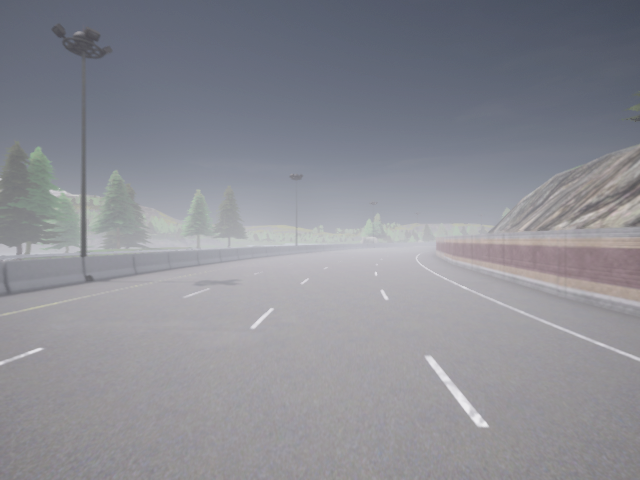
#> input picture images/rgb image_screenshot_16.12.2024.png, 640 x 480 px
$ python lane_detect_old.py 'images/rgb image_screenshot_16.12.2024.png'
#> lines starting #> are read from the running program, lines starting #| are printed output that depends on the picture; after the words box and inside, x2 and y2 are one past the last pixel; in counts of white or black regions, pixels touching at a corner belong together
### utils.py
import cv2
import csv
import numpy as np
import matplotlib.pyplot as plt
from typing import Dict, Tuple, Optional

# Define the region of interest (source points)
# These points should form a trapezoid around the lane in the input image
src_points = np.float32([
    [275, 290],  # Top-left
    [365, 290],  # Top-right
    [110, 480],  # Bottom-left
    [530, 480]  # Bottom-right
])

# Define the rectangle for the bird's-eye view (destination points)
# These points define where the trapezoid will map to in the bird's-eye view
dst_points = np.float32([
    [110, 0],  # Top-left
    [530, 0],  # Top-right
    [110, 480],  # Bottom-left
    [530, 480]  # Bottom-right
])

# Define the image shape
img_height = 480
img_width = 640

# Define the weather presets


def show_image(title, frame):
    cv2.imshow(title, frame)
    cv2.waitKey(0)

def show_video(title, frame):
    cv2.imshow(title, frame)
    cv2.waitKey(1)

def plt_image(frame):
    plt.imshow(frame)
    plt.show()

def warp_perspective_to_birdseye(image):
    """
    Transform an image into a bird’s-eye view using perspective transformation.

    Parameters:
    - image: Input image (e.g., from CARLA camera).
    - src_points: Four points (clockwise or counterclockwise) in the input image to define the region of interest (trapezoid).
    - dst_points: Four points in the output image to define the rectangular bird’s-eye view.
    - output_size: Tuple (width, height) for the output image size.

    Returns:
    - Transformed bird’s-eye view image.
    """
    # Define the output size (width, height)
    output_size = (img_width, img_height)

    # Compute the perspective transformation matrix
    M = cv2.getPerspectiveTransform(src_points, dst_points)

    # Warp the image to the bird’s-eye view
    birdseye_image = cv2.warpPerspective(image, M, output_size)
    # show_image('birdseye', birdseye_image)
    return birdseye_image, M

# [177 lines left out: functions render_lane_overlay, check_src_points, record_vehicle_data, is_lane_curved, save_to_csv, not called in this run]


# [5 lines that do not run on import are left out]

### lane_detect_old.py
import cv2
import numpy as np
import logging
import math
from sklearn.linear_model import RANSACRegressor
import matplotlib.pyplot as plt
import datetime
import sys
from utils import *

def detect_lane(frame):
    logging.debug('detecting lane lines...')
    # show_vedio('raw frame', frame)
    canny_img = canny(frame)
    # [5 lines of commented-out code are left out]
    birdseye_image, _ = warp_perspective_to_birdseye(frame)

    birdseye_canny, _ = warp_perspective_to_birdseye(canny_img)

    # show_image('bird', frame)
    # show_vedio('birdseye', frame)

    lane_lines_image = identify_lane_marking_lines(birdseye_canny)
    # show_image('lane marking lines', lane_lines_image)


    lane_lines = identify_lane_marking_params(birdseye_canny)
    visualized_image = draw_lines(birdseye_image, lane_lines)

    # show_image('lane marking lines', visualized_image)
    show_vedio('lane marking lines', visualized_image)


    # [10 lines of commented-out code are left out]

    return lane_lines

def canny(frame):
    # print(frame.shape)
    gray = cv2.cvtColor(frame, cv2.COLOR_RGB2GRAY)
    blur = cv2.GaussianBlur(gray, (3, 3), 0)
    # show_image('blur', blur)
    canny_img = cv2.Canny(blur, 30, 100)
    # print(canny_img.shape)
    return canny_img

# [175 lines left out: functions region_of_interest, detect_line_segments, fit_lane, identify_lane_marking, compute_steering_angle, display_lines, not called in this run]

def length_of_line_segment(line):
    x1, y1, x2, y2 = line
    return math.sqrt((x2 - x1) ** 2 + (y2 - y1) ** 2)


# [19 lines left out: functions make_points, test_photo, not called in this run]
    # [4 lines of commented-out code are left out]

def identify_lane_marking_lines(edge_image):
    """
    Identify lane marking lines from an image with small rectangular lane markings.

    :param edge_image: Binary edge-detected image.
    :return: Dictionary containing left and right lane parameters.
    """
    # Step 1: Detect contours
    contours, _ = cv2.findContours(edge_image, cv2.RETR_EXTERNAL, cv2.CHAIN_APPROX_SIMPLE)

    # Step 2: Filter contours by size (to ignore noise)
    filtered_contours = []
    for contour in contours:
        area = cv2.contourArea(contour)
        if area > 10:  # Adjust threshold based on your specific image
            filtered_contours.append(contour)

    # Step 3: Get all points from the filtered contours
    points = []
    for contour in filtered_contours:
        for point in contour:
            points.append(point[0])  # Extract (x, y) coordinates

    points = np.array(points)  # Convert to NumPy array

    # Step 4: Fit lines using Hough Transform or polynomial fitting
    line_image = np.zeros_like(edge_image)

    if len(points) > 0:
        # Separate points into left and right based on x-coordinates
        height, width = edge_image.shape
        left_points = points[points[:, 0] < width // 2]
        right_points = points[points[:, 0] >= width // 2]

        def fit_and_draw(points, color):
            if len(points) > 0:
                # Fit a polynomial to the points
                poly_fit = np.polyfit(points[:, 1], points[:, 0], 1)  # x = m*y + c
                y_min, y_max = np.min(points[:, 1]), np.max(points[:, 1])
                x_min, x_max = np.polyval(poly_fit, [y_min, y_max])
                # Draw the line
                cv2.line(line_image, (int(x_min), int(y_min)), (int(x_max), int(y_max)), color, 2)

        # Fit and draw left lane
        fit_and_draw(left_points, 255)  # White line

        # Fit and draw right lane
        fit_and_draw(right_points, 255)  # White line

    return line_image

# [32 lines left out: function visualize_lane_lines, not called in this run]

def identify_lane_marking_params(edge_image):
    """
    Identify lane marking lines and compute line parameters.

    :param edge_image: Binary edge-detected image.
    :return: Dictionary with left and right lane line parameters.
    """
    # Step 1: Detect contours
    contours, _ = cv2.findContours(edge_image, cv2.RETR_EXTERNAL, cv2.CHAIN_APPROX_SIMPLE)

    # Step 2: Filter contours by size (to ignore noise)
    filtered_contours = []
    for contour in contours:
        area = cv2.contourArea(contour)
        if area > 10:  # Adjust threshold based on your specific image
            filtered_contours.append(contour)

    # Step 3: Get all points from the filtered contours
    points = []
    for contour in filtered_contours:
        for point in contour:
            points.append(point[0])  # Extract (x, y) coordinates

    points = np.array(points)  # Convert to NumPy array

    # Step 4: Fit lines and compute parameters
    height, width = edge_image.shape
    left_params = None
    right_params = None

    if len(points) > 0:
        # Separate points into left and right based on x-coordinates
        left_points = points[points[:, 0] < width // 2]
        right_points = points[points[:, 0] >= width // 2]

        def fit_line_params(points):
            if len(points) > 1:  # At least two points are required to fit a line
                try:
                    # Fit a polynomial to the points
                    poly_fit = np.polyfit(points[:, 1], points[:, 0], 1)  # x = m*y + c
                    slope, intercept = poly_fit
                    return slope, intercept
                except np.linalg.LinAlgError:
                    print("Not enough points to fit a line")
            return None

        # Fit left and right lines
        left_params = fit_line_params(left_points)
        right_params = fit_line_params(right_points)

    return {
        "left": left_params,  # (slope, intercept) or None
        "right": right_params  # (slope, intercept) or None
    }

def draw_lines(image, lane_lines):
    """
    Draw the left and right lane lines on the image.

    :param image: Original image to draw on.
    :param lane_lines: Dictionary with slopes and intercepts for left and right lines.
    :return: Image with lines drawn.
    """
    output_image = image.copy()
    height, width = image.shape[:2]

    for key, line in lane_lines.items():
        if line is not None:
            slope, intercept = line
            # Calculate two points on the line
            y1, y2 = 0, height  # From top to bottom of the image
            x1 = int(intercept + slope * y1)
            x2 = int(intercept + slope * y2)
            color = (0, 255, 0) if key == "left" else (255, 0, 0)  # Green for left, blue for right
            cv2.line(output_image, (x1, y1), (x2, y2), color, 2)

    return output_image

if __name__ == '__main__':
    file = 'images/rgb image_screenshot_16.12.2024.png'
    raw_frame = cv2.imread(file)
#> raw_frame is the input picture: shape (480, 640, 3); mean B, G, R 148.8, 141.5, 140.5
    frame = np.copy(raw_frame)
    show_image('raw image', frame)
    detect_lane(frame)
#> in canny, `canny_img = cv2.Canny(blur, 30, 100)`:
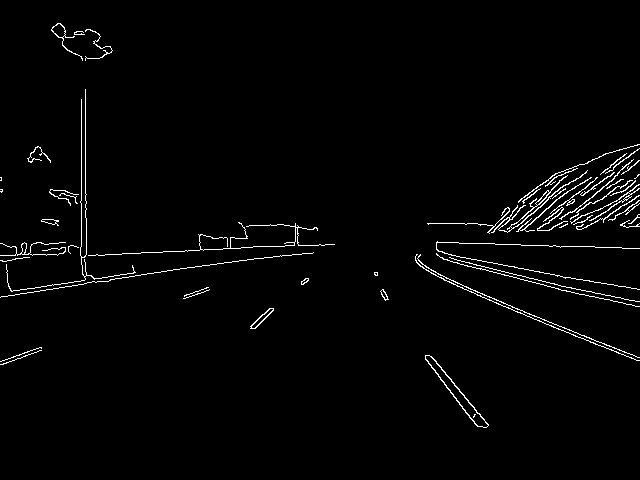
#> canny_img: shape (480, 640); 2% white in thin lines or dots, all inside (x1, y1, x2, y2) = (0, 23, 640, 428)
#> in warp_perspective_to_birdseye, `birdseye_image = cv2.warpPerspective(image, M, output_size)`:
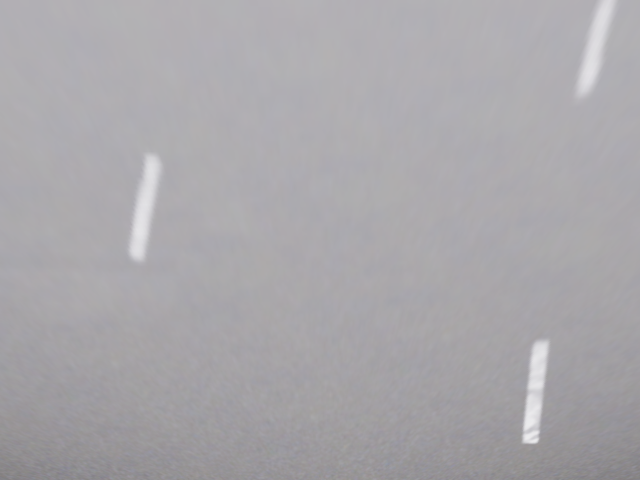
#> birdseye_image: shape (480, 640, 3); mean B, G, R 171, 167.3, 169.4
#> in warp_perspective_to_birdseye (call 2), `birdseye_image = cv2.warpPerspective(image, M, output_size)`:
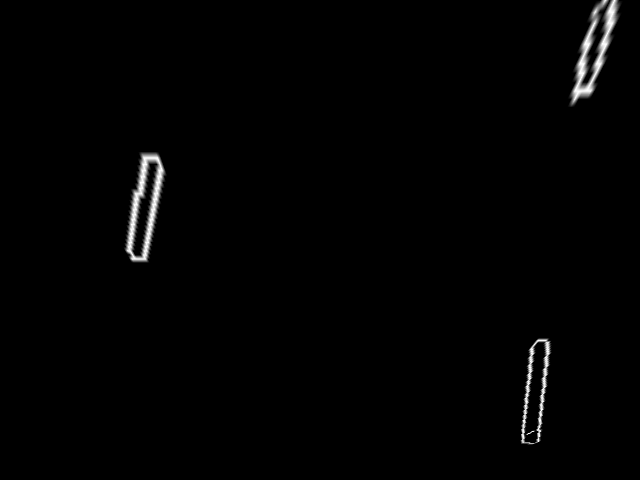
#> birdseye_image: shape (480, 640); min 0, max 255, mean 2.7
#> in identify_lane_marking_lines, `contours, _ = cv2.findContours(edge_image, cv2.RETR_EXTERNAL, cv2.CHAI..`: contours = 3 contours; box (x1, y1, x2, y2) and area: (123, 152, 167, 263) 2927, (567, 0, 623, 107) 2667, (520, 338, 552, 445) 2110
#> the loop in identify_lane_marking_lines, `for contour in contours:` made 3 passes
#> area on passes 1 to 3: 2110.5, 2927, 2667
#> after the loop in identify_lane_marking_lines, `for contour in contours:`: filtered_contours has the same summary as contours
#> the loop in identify_lane_marking_lines, `for contour in filtered_contours:` made 3 passes
#> after the loop in identify_lane_marking_lines, `for contour in filtered_contours:`: points = 619 pairs, first value 123 to 622, second value 0 to 444
#> in identify_lane_marking_lines, `left_points = points[points[:, 0] < width // 2]`: left_points = 235 pairs, first value 123 to 166, second value 152 to 262
#> in identify_lane_marking_lines, `right_points = points[points[:, 0] >= width // 2]`: right_points = 384 pairs, first value 520 to 622, second value 0 to 444
#> in fit_and_draw, `poly_fit = np.polyfit(points[:, 1], points[:, 0], 1)`: poly_fit = [-0.118, 167.8]
#> in fit_and_draw, `y_min, y_max = np.min(points[:, 1]), np.max(points[:, 1])`: y_min = 152; y_max = 262
#> in fit_and_draw, `x_min, x_max = np.polyval(poly_fit, [y_min, y_max])`: x_min = 150; x_max = 137
#> in fit_and_draw, `cv2.line(line_image, (int(x_min), int(y_min)), (int(x_max), int(y_max)..`:
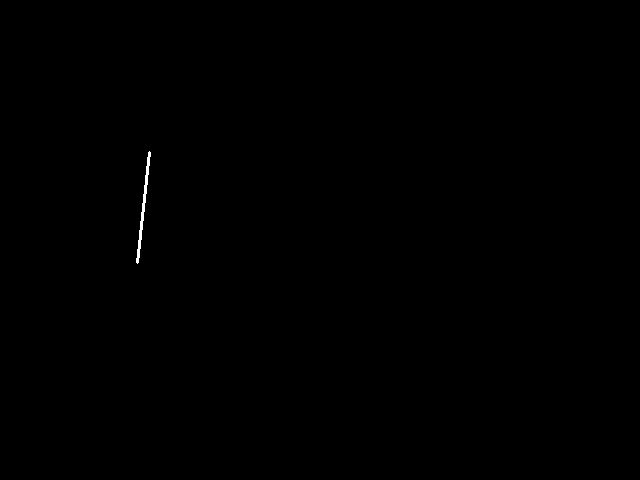
#> line_image: shape (480, 640); 0.11% white; 1 white region, box (x1, y1, x2, y2) and area: (136, 151, 151, 264) 335
#> call 2 of fit_and_draw, with points = array of shape (384, 2), color = 255
#> in fit_and_draw (call 2), `poly_fit = np.polyfit(points[:, 1], points[:, 0], 1)`: poly_fit = [-0.17, 601.9]
#> in fit_and_draw (call 2), `y_min, y_max = np.min(points[:, 1]), np.max(points[:, 1])`: y_min = 0; y_max = 444
#> in fit_and_draw (call 2), `x_min, x_max = np.polyval(poly_fit, [y_min, y_max])`: x_min = 601.9; x_max = 526.4
#> in fit_and_draw (call 2), `cv2.line(line_image, (int(x_min), int(y_min)), (int(x_max), int(y_max)..`:
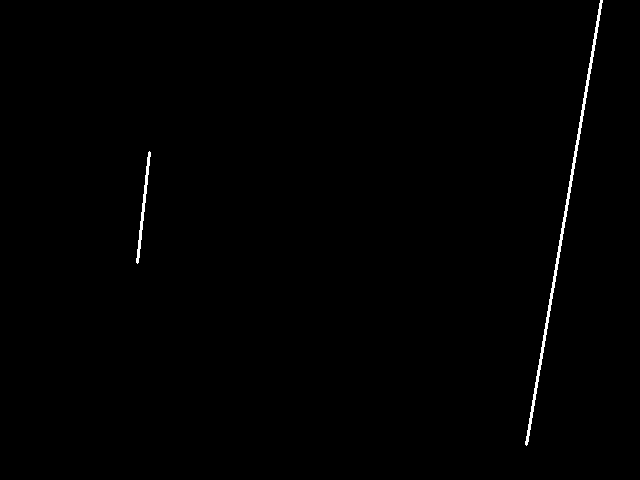
#> line_image: shape (480, 640); 0.54% white; 2 white regions
#> the loop in identify_lane_marking_params, `for contour in contours:` made 3 passes
#> after the loop in identify_lane_marking_params, `for contour in contours:`: filtered_contours has the same summary as contours in identify_lane_marking_lines
#> the loop in identify_lane_marking_params, `for contour in filtered_contours:` made 3 passes
#> in fit_line_params, `poly_fit = np.polyfit(points[:, 1], points[:, 0], 1)`: poly_fit = [-0.118, 167.8]
#> in fit_line_params, `slope, intercept = poly_fit`: slope = -0.118; intercept = 167.8
#> in identify_lane_marking_params, `left_params = fit_line_params(left_points)`: left_params = (-0.118, 167.8)
#> in identify_lane_marking_params, `right_params = fit_line_params(right_points)`: right_params = (-0.17, 601.9)
#> in detect_lane, `lane_lines = identify_lane_marking_params(birdseye_canny)`: lane_lines = {'left': (-0.118, 167.8), 'right': (-0.17, 601.9)}
#> the loop in draw_lines, `for key, line in lane_lines.items():` made 2 passes
#> (key, slope, intercept, y1, y2, x1, x2, color) on passes 1 to 2: ('left', -0.118, 167.8, 0, 480, 167, 111, (0, 255, 0)), ('right', -0.17, 601.9, 0, 480, 601, 520, (255, 0, 0))
#> after the loop in draw_lines, `for key, line in lane_lines.items():`:
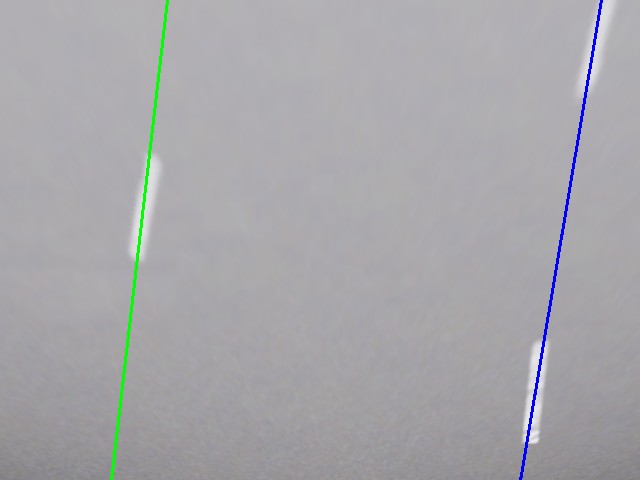
#> output_image: shape (480, 640, 3); 0.94% of pixels changed, all inside (x1, y1, x2, y2) = (110, 0, 603, 480)
#> (the run stopped early here; a loop or call above may not have finished)

$ run again, with images/town4_1.png copied over images/rgb image_screenshot_16.12.2024.png
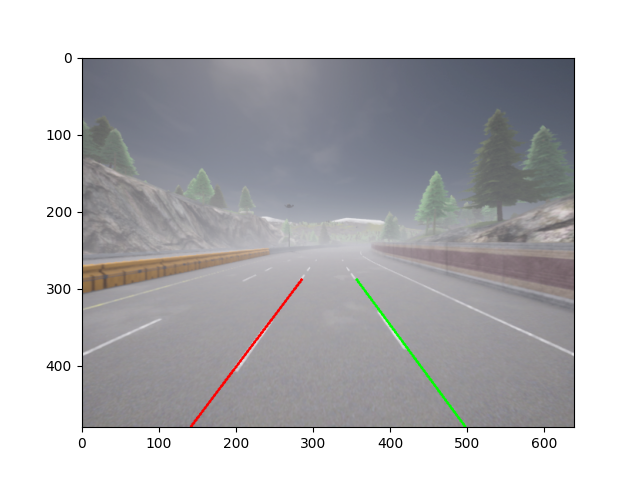
#> input picture images/town4_1.png, 640 x 480 px
#> raw_frame is the input picture: shape (480, 640, 3); mean B, G, R 189.4, 186.7, 186.9
#> canny_img: shape (480, 640); 3.1% white in thin lines or dots, all inside (x1, y1, x2, y2) = (46, 52, 576, 449)
#> birdseye_image: shape (480, 640)
#> in identify_lane_marking_lines, `contours, _ = cv2.findContours(edge_image, cv2.RETR_EXTERNAL, cv2.CHAI..`: contours = 21 contours, 11 with area under 20; largest, box (x1, y1, x2, y2) and area: (148, 0, 210, 443) 9082, (496, 0, 545, 328) 7754, (564, 451, 608, 461) 252, (202, 451, 238, 461) 240, (296, 451, 327, 461) 237
#> the loop in identify_lane_marking_lines, `for contour in contours:` made 21 passes
#> area on passes 1, 2, 3, 4, 5, 6, 7, 19: 252.5, 235.5, 229.5, 237, 240.5, 220, 74, 179.5
#> after the loop in identify_lane_marking_lines, `for contour in contours:`: filtered_contours = 10 contours; largest, box (x1, y1, x2, y2) and area: (148, 0, 210, 443) 9082, (496, 0, 545, 328) 7754, (564, 451, 608, 461) 252, (202, 451, 238, 461) 240, (296, 451, 327, 461) 237
#> the loop in identify_lane_marking_lines, `for contour in filtered_contours:` made 10 passes
#> after the loop in identify_lane_marking_lines, `for contour in filtered_contours:`: points = 1854 pairs, first value 0 to 639, second value 0 to 460
#> in identify_lane_marking_lines, `left_points = points[points[:, 0] < width // 2]`: left_points = 1022 pairs, first value 0 to 318, second value 0 to 460
#> in identify_lane_marking_lines, `right_points = points[points[:, 0] >= width // 2]`: right_points = 832 pairs, first value 323 to 639, second value 0 to 460
#> in fit_and_draw, `poly_fit = np.polyfit(points[:, 1], points[:, 0], 1)`: poly_fit = [-0.116, 198]
#> y_min = 0; y_max = 460
#> x_min = 198; x_max = 144.8
#> line_image: shape (480, 640); 0.45% white; 1 white region, box (x1, y1, x2, y2) and area: (143, 0, 199, 462) 1384
#> in fit_and_draw (call 2), `poly_fit = np.polyfit(points[:, 1], points[:, 0], 1)`: poly_fit = [-0.0661, 528.5]
#> x_min = 528.5; x_max = 498.1
#> in fit_and_draw (call 2), `cv2.line(line_image, (int(x_min), int(y_min)), (int(x_max), int(y_max)..`:
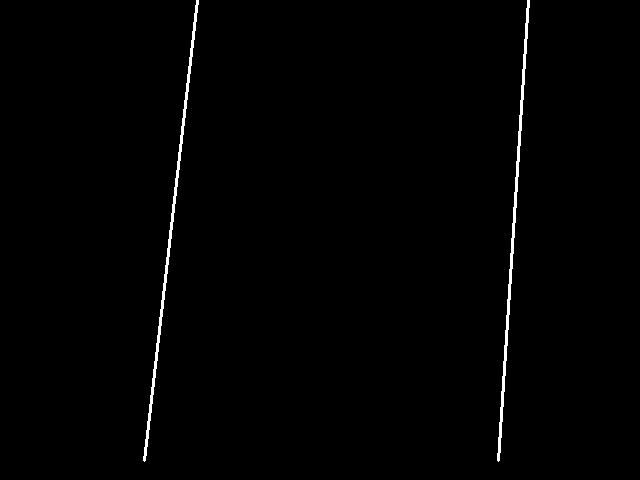
#> line_image: shape (480, 640); 0.9% white; 2 white regions
#> the loop in identify_lane_marking_params, `for contour in contours:` made 21 passes
#> the loop in identify_lane_marking_params, `for contour in filtered_contours:` made 10 passes
#> in fit_line_params, `poly_fit = np.polyfit(points[:, 1], points[:, 0], 1)`: poly_fit = [-0.116, 198]
#> in fit_line_params, `slope, intercept = poly_fit`: slope = -0.116; intercept = 198
#> left_params = (-0.116, 198)
#> right_params = (-0.0661, 528.5)
#> lane_lines = {'left': (-0.116, 198), 'right': (-0.0661, 528.5)}
#> the loop in draw_lines, `for key, line in lane_lines.items():` made 2 passes
#> (key, slope, intercept, y1, y2, x1, x2, color) on passes 1 to 2: ('left', -0.116, 198, 0, 480, 197, 142, (0, 255, 0)), ('right', -0.0661, 528.5, 0, 480, 528, 496, (255, 0, 0))
#> after the loop in draw_lines, `for key, line in lane_lines.items():`:
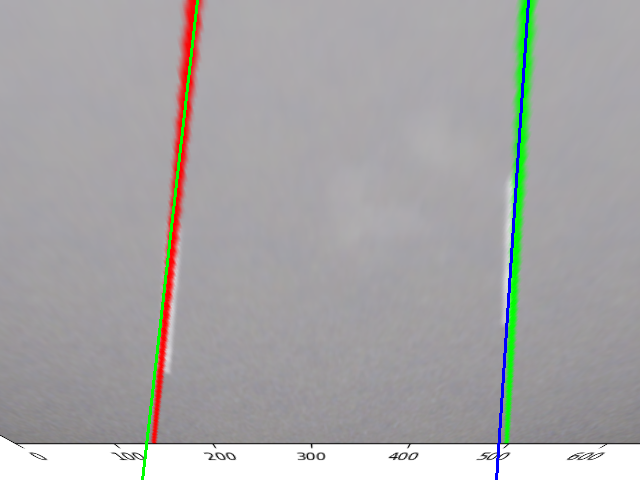
#> output_image: shape (480, 640, 3); mean B, G, R 166.7, 166.5, 167.2
